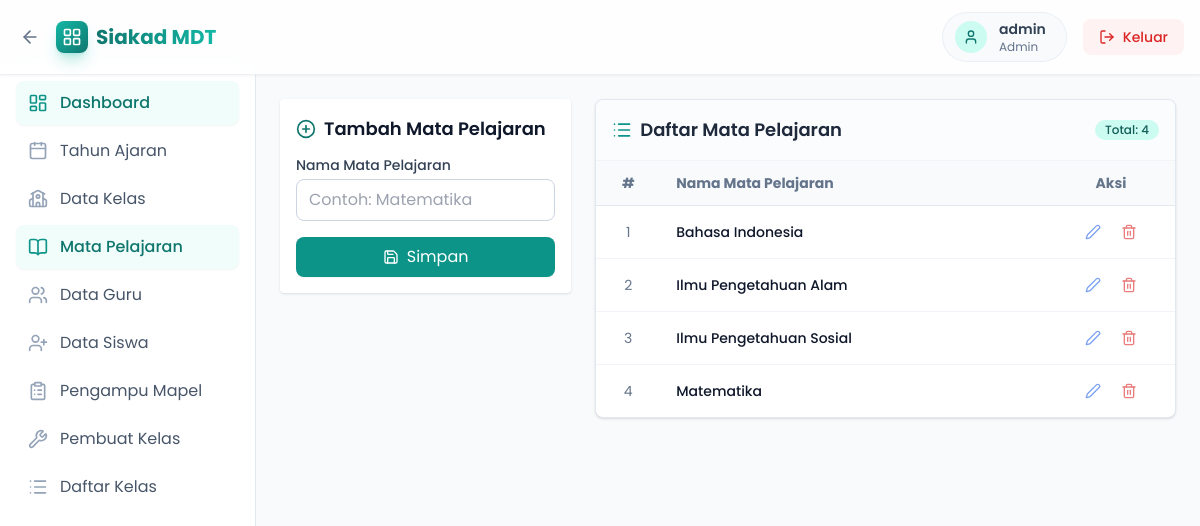
The app's page /public/index.php?page=admin&resource=subjects (signed in) with its own data.
### tables this page shows
CREATE TABLE `users` (
  `id` int(11) NOT NULL,
  `username` varchar(50) NOT NULL,
  `password_hash` varchar(255) NOT NULL,
  `role` enum('admin','teacher','student') NOT NULL,
  `created_at` datetime NOT NULL DEFAULT current_timestamp()
);

CREATE TABLE `subjects` (
  `id` int(11) NOT NULL,
  `name` varchar(100) NOT NULL
);

### config/database.php (called while the page is built, shortened)
<?php
function db(): PDO {
    static $pdo = null;
    if ($pdo === null) {
        $dsn = 'mysql:host=' . DB_HOST . ';dbname=' . DB_NAME . ';charset=utf8mb4';
        $pdo = new PDO($dsn, DB_USER, DB_PASS, [
            PDO::ATTR_ERRMODE => PDO::ERRMODE_EXCEPTION,
            PDO::ATTR_DEFAULT_FETCH_MODE => PDO::FETCH_ASSOC,
        ]);
    }
    return $pdo;
}
?>

### config/auth.php (called while the page is built, shortened)
<?php
require_once __DIR__ . '/database.php';
function current_user(): ?array {
    $stmt = db()->prepare('SELECT id, username, role FROM users WHERE id = ?');
    $stmt->execute([$_SESSION['user_id']]);
    $u = $stmt->fetch();
    return $u ?: null;
}
?>

### models/Subject.php (called while the page is built, shortened)
<?php
require_once __DIR__ . '/../config/database.php';
class Subject {
    public static function all(): array {
        $stmt = db()->query('SELECT id, name FROM subjects ORDER BY name');
        return $stmt->fetchAll();
    }
}
?>

### views/admin/subjects.php (the view, shortened to what this page needs)
<div class="flex items-start gap-6">
  <div class="w-full md:w-1/3 bg-white shadow rounded p-4 hover:shadow-md transition-shadow sticky top-24">
    <div class="text-lg font-semibold mb-3 flex items-center gap-2">
        <i data-lucide="<?= isset($edit) ? 'edit' : 'plus-circle' ?>" class="w-5 h-5 text-brand-700"></i>
        <?= isset($edit) ? 'Edit Mata Pelajaran' : 'Tambah Mata Pelajaran' ?>
    </div>
    <form method="post" class="space-y-4">
      <div>
        <label class="block text-sm font-medium text-slate-700 mb-1">Nama Mata Pelajaran</label>
        <input name="name" value="<?= isset($edit) ? htmlspecialchars($edit['name']) : '' ?>" class="w-full border border-slate-300 rounded-lg px-3 py-2 focus:outline-none focus:ring-2 focus:ring-brand-500/20 focus:border-brand-500 transition-all" required placeholder="Contoh: Matematika" />
      </div>
      <div class="flex gap-2">
          <button type="submit" class="flex-1 inline-flex justify-center items-center gap-2 px-4 py-2 bg-brand-600 hover:bg-brand-700 text-white rounded-lg transition-colors shadow-sm">
            <i data-lucide="save" class="w-4 h-4"></i>
            <span><?= isset($edit) ? 'Update' : 'Simpan' ?></span>
          </button>
      </div>
    </form>
  </div>
  <div class="w-full md:w-2/3 bg-white shadow rounded-lg overflow-hidden border border-slate-200">
    <div class="p-4 border-b border-slate-100 bg-slate-50/50 flex justify-between items-center">
        <div class="text-lg font-semibold flex items-center gap-2 text-slate-800">
            <i data-lucide="list" class="w-5 h-5 text-brand-600"></i> Daftar Mata Pelajaran
        </div>
        <span class="text-xs font-medium px-2.5 py-0.5 rounded-full bg-brand-100 text-brand-800">
            Total: <?= count($subjects) ?>
        </span>
    </div>
    <div class="overflow-x-auto">
        <table class="min-w-full text-sm text-left">
          <thead class="bg-slate-50 text-slate-500 font-medium border-b border-slate-200">
            <tr>
              <th class="px-4 py-3 w-16 text-center">#</th>
              <th class="px-4 py-3">Nama Mata Pelajaran</th>
              <th class="px-4 py-3 w-32 text-center">Aksi</th>
            </tr>
          </thead>
          <tbody class="divide-y divide-slate-100">
            <?php if (empty($subjects)): ?>
                <tr>
                    <td colspan="3" class="px-4 py-8 text-center text-slate-400 italic">Belum ada data mata pelajaran</td>
                </tr>
            <?php else: ?>
                <?php foreach ($subjects as $i => $s): ?>
                  <tr class="hover:bg-slate-50/50 transition-colors group">
                    <td class="px-4 py-3 text-center text-slate-500"><?= $i + 1 ?></td>
                    <td class="px-4 py-3 font-medium text-slate-900"><?= htmlspecialchars($s['name']) ?></td>
                    <td class="px-4 py-3 text-center">
                        <div class="flex items-center justify-center gap-2 opacity-60 group-hover:opacity-100 transition-opacity">
                            <a href="index.php?page=admin&resource=subjects&action=edit&id=<?= $s['id'] ?>" class="p-1.5 text-blue-600 hover:bg-blue-50 rounded-md transition-colors" title="Edit">
                                <i data-lucide="edit-2" class="w-4 h-4"></i>
                            </a>
                            <a href="index.php?page=admin&resource=subjects&action=delete&id=<?= $s['id'] ?>" onclick="return confirm('Apakah Anda yakin ingin menghapus mata pelajaran ini?')" class="p-1.5 text-red-600 hover:bg-red-50 rounded-md transition-colors" title="Hapus">
                                <i data-lucide="trash-2" class="w-4 h-4"></i>
                            </a>
                        </div>
                    </td>
                  </tr>
                <?php endforeach; ?>
            <?php endif; ?>
          </tbody>
        </table>
    </div>
  </div>
</div>

### views/layout.php (shortened to what this page needs)
<?php
require_once BASE_PATH . '/config/auth.php';
$u = current_user();
?>
<!DOCTYPE html>
<html>
<head>
<script src="https://cdn.tailwindcss.com"></script>
</head>
<body class="bg-slate-50 min-h-screen font-poppins text-slate-900 bg-[url('https://www.transparenttextures.com/patterns/cubes.png')]">
<header class="bg-white/80 backdrop-blur-md shadow-sm sticky top-0 z-40 border-b border-slate-200/60" aria-label="Header">
  <div class="max-w-7xl mx-auto px-4 py-3 flex items-center justify-between">
    <div class="flex items-center gap-3">
      <a id="backButton" aria-label="Kembali" href="#" data-role="<?= $u['role'] ?? '' ?>" class="inline-flex items-center gap-1 text-slate-500 hover:text-brand-600 transition-colors p-1 rounded-full hover:bg-brand-50">
        <i data-lucide="arrow-left" class="w-5 h-5"></i>
      </a>
      <a href="index.php?page=<?= $u && $u['role'] ? htmlspecialchars($u['role']) : 'login' ?>" class="flex items-center gap-2 group">
        <div class="w-8 h-8 bg-gradient-to-br from-brand-500 to-brand-700 rounded-lg flex items-center justify-center text-white shadow-lg shadow-brand-500/30 group-hover:scale-105 transition-transform">
            <i data-lucide="layout-grid" class="w-5 h-5"></i>
        </div>
        <span class="text-lg md:text-xl font-bold bg-clip-text text-transparent bg-gradient-to-r from-brand-700 to-brand-500">Siakad MDT</span>
      </a>
    </div>
    <div class="flex items-center gap-4">
      <?php if ($u): ?>
        <div class="hidden sm:flex items-center gap-3 px-3 py-1.5 bg-slate-100/50 rounded-full border border-slate-200/60">
          <div class="w-8 h-8 rounded-full bg-brand-100 text-brand-700 flex items-center justify-center">
            <i data-lucide="user" class="w-4 h-4"></i>
          </div>
          <div class="flex flex-col leading-none mr-2">
             <span class="text-sm font-semibold text-slate-700"><?= htmlspecialchars($u['username']) ?></span>
             <span class="text-xs text-slate-500 capitalize"><?= htmlspecialchars($u['role']) ?></span>
          </div>
        </div>
        <a href="index.php?page=logout" class="inline-flex items-center gap-2 px-4 py-2 bg-red-50 text-red-600 rounded-lg hover:bg-red-100 hover:text-red-700 focus:outline-none focus:ring-2 focus:ring-red-400 transition-all font-medium text-sm" aria-label="Keluar">
          <i data-lucide="log-out" class="w-4 h-4"></i>
          <span class="hidden sm:inline">Keluar</span>
        </a>
      <?php endif; ?>
    </div>
  </div>
</header>
<?php if ($u && $u['role'] === 'admin'): ?>
  <div class="flex pt-0">
    <aside class="w-64 fixed inset-y-0 left-0 top-[65px] bg-white border-r border-slate-200 hidden md:block overflow-y-auto pb-20 z-30">
      <nav class="p-4 space-y-1">
        <?php
        $menu = [
            ['url' => 'index.php?page=admin', 'icon' => 'layout-dashboard', 'label' => 'Dashboard'],
            ['url' => 'index.php?page=admin&resource=academic_years', 'icon' => 'calendar', 'label' => 'Tahun Ajaran'],
            ['url' => 'index.php?page=admin&resource=classes', 'icon' => 'school', 'label' => 'Data Kelas'],
            ['url' => 'index.php?page=admin&resource=subjects', 'icon' => 'book-open', 'label' => 'Mata Pelajaran'],
            ['url' => 'index.php?page=admin&resource=teachers', 'icon' => 'users', 'label' => 'Data Guru'],
            ['url' => 'index.php?page=admin&resource=students', 'icon' => 'user-plus', 'label' => 'Data Siswa'],
            ['url' => 'index.php?page=admin&resource=teaching_assignments', 'icon' => 'clipboard-list', 'label' => 'Pengampu Mapel'],
            ['url' => 'index.php?page=admin&resource=class_builder', 'icon' => 'wrench', 'label' => 'Pembuat Kelas'],
            ['url' => 'index.php?page=admin&resource=class_roster', 'icon' => 'list', 'label' => 'Daftar Kelas'],
        ];
        $currentUrl = 'index.php?' . $_SERVER['QUERY_STRING'];
        ?>
        <?php foreach ($menu as $item): ?>
          <?php $isActive = strpos($currentUrl, $item['url']) !== false || ($item['url'] === 'index.php?page=admin' && $currentUrl === 'index.php?page=admin'); ?>
          <a href="<?= $item['url'] ?>" class="flex items-center gap-3 px-3 py-2.5 rounded-lg transition-all duration-200 <?= $isActive ? 'bg-brand-50 text-brand-700 font-medium shadow-sm' : 'text-slate-600 hover:bg-slate-50 hover:text-slate-900' ?>">
            <i data-lucide="<?= $item['icon'] ?>" class="w-5 h-5 <?= $isActive ? 'text-brand-600' : 'text-slate-400' ?>"></i>
            <span><?= $item['label'] ?></span>
          </a>
        <?php endforeach; ?>
      </nav>
    </aside>
    <main class="flex-1 ml-0 md:ml-64 p-6 min-h-[calc(100vh-65px)]">
      <?php require $content; ?>
    </main>
  </div>
<?php endif; ?>
</body>
</html>

### records on screen
users: username "admin", role "Admin"
subjects: name "Bahasa Indonesia"
subjects: name "Ilmu Pengetahuan Alam"
subjects: name "Ilmu Pengetahuan Sosial"
subjects: name "Matematika"

### other values on screen
$item['label'] "Dashboard"
$item['label'] "Tahun Ajaran"
$item['label'] "Data Kelas"
$item['label'] "Mata Pelajaran"
$item['label'] "Data Guru"
$item['label'] "Data Siswa"
$item['label'] "Pengampu Mapel"
$item['label'] "Pembuat Kelas"
$item['label'] "Daftar Kelas"
count($subjects) "4"
